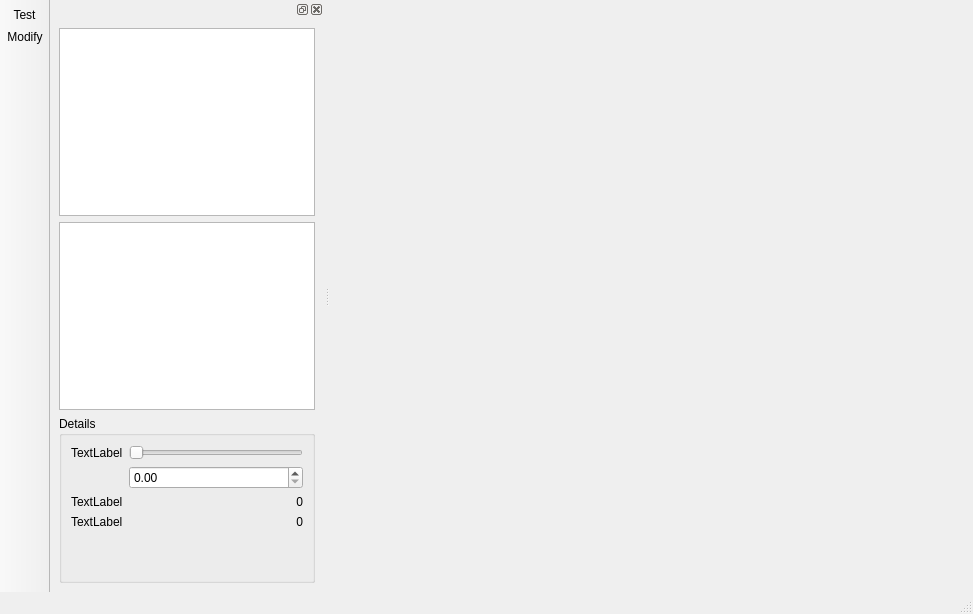
<?xml version="1.0" encoding="UTF-8"?>
<ui version="4.0">
 <class>MainWindow</class>
 <widget class="QMainWindow" name="MainWindow">
  <property name="geometry">
   <rect>
    <x>0</x>
    <y>0</y>
    <width>973</width>
    <height>614</height>
   </rect>
  </property>
  <property name="sizePolicy">
   <sizepolicy hsizetype="Expanding" vsizetype="Expanding">
    <horstretch>0</horstretch>
    <verstretch>0</verstretch>
   </sizepolicy>
  </property>
  <property name="windowTitle">
   <string>QWave - Data Visualizer</string>
  </property>
  <property name="windowIcon">
   <iconset resource="qwave.qrc">
    <normaloff>:/icons/icons/modified/GRAPHIC.svg</normaloff>:/icons/icons/modified/GRAPHIC.svg</iconset>
  </property>
  <property name="dockNestingEnabled">
   <bool>true</bool>
  </property>
  <widget class="QWidget" name="centralwidget">
   <property name="sizePolicy">
    <sizepolicy hsizetype="Expanding" vsizetype="Expanding">
     <horstretch>0</horstretch>
     <verstretch>0</verstretch>
    </sizepolicy>
   </property>
   <layout class="QVBoxLayout" name="verticalLayout_3">
    <item>
     <layout class="QVBoxLayout" name="mainLayout"/>
    </item>
   </layout>
  </widget>
  <widget class="QStatusBar" name="statusbar"/>
  <widget class="QToolBar" name="toolBar">
   <property name="maximumSize">
    <size>
     <width>50</width>
     <height>16777215</height>
    </size>
   </property>
   <property name="mouseTracking">
    <bool>true</bool>
   </property>
   <property name="contextMenuPolicy">
    <enum>Qt::ActionsContextMenu</enum>
   </property>
   <property name="windowTitle">
    <string>toolBar</string>
   </property>
   <property name="movable">
    <bool>false</bool>
   </property>
   <property name="iconSize">
    <size>
     <width>32</width>
     <height>32</height>
    </size>
   </property>
   <property name="toolButtonStyle">
    <enum>Qt::ToolButtonIconOnly</enum>
   </property>
   <property name="floatable">
    <bool>false</bool>
   </property>
   <attribute name="toolBarArea">
    <enum>LeftToolBarArea</enum>
   </attribute>
   <attribute name="toolBarBreak">
    <bool>false</bool>
   </attribute>
   <addaction name="actionTest"/>
   <addaction name="actionModify"/>
  </widget>
  <widget class="QDockWidget" name="dockWidget_4">
   <property name="sizePolicy">
    <sizepolicy hsizetype="Expanding" vsizetype="Expanding">
     <horstretch>0</horstretch>
     <verstretch>0</verstretch>
    </sizepolicy>
   </property>
   <property name="mouseTracking">
    <bool>true</bool>
   </property>
   <property name="focusPolicy">
    <enum>Qt::ClickFocus</enum>
   </property>
   <property name="allowedAreas">
    <set>Qt::LeftDockWidgetArea|Qt::RightDockWidgetArea</set>
   </property>
   <attribute name="dockWidgetArea">
    <number>1</number>
   </attribute>
   <widget class="QWidget" name="dockWidgetContents_4">
    <layout class="QVBoxLayout" name="verticalLayout">
     <item>
      <widget class="QColumnView" name="columnView_4">
       <property name="mouseTracking">
        <bool>true</bool>
       </property>
       <property name="focusPolicy">
        <enum>Qt::ClickFocus</enum>
       </property>
       <property name="contextMenuPolicy">
        <enum>Qt::ActionsContextMenu</enum>
       </property>
       <property name="frameShape">
        <enum>QFrame::StyledPanel</enum>
       </property>
       <property name="frameShadow">
        <enum>QFrame::Sunken</enum>
       </property>
       <property name="textElideMode">
        <enum>Qt::ElideLeft</enum>
       </property>
      </widget>
     </item>
     <item>
      <widget class="QTreeView" name="treeView">
       <property name="mouseTracking">
        <bool>true</bool>
       </property>
       <property name="focusPolicy">
        <enum>Qt::ClickFocus</enum>
       </property>
      </widget>
     </item>
     <item>
      <widget class="QGroupBox" name="groupBox">
       <property name="title">
        <string>Details</string>
       </property>
       <layout class="QFormLayout" name="formLayout">
        <item row="0" column="0">
         <widget class="QLabel" name="label">
          <property name="text">
           <string>TextLabel</string>
          </property>
         </widget>
        </item>
        <item row="3" column="0">
         <widget class="QLabel" name="label_2">
          <property name="text">
           <string>TextLabel</string>
          </property>
         </widget>
        </item>
        <item row="3" column="1">
         <widget class="QLabel" name="label_5">
          <property name="text">
           <string>0</string>
          </property>
          <property name="alignment">
           <set>Qt::AlignRight|Qt::AlignTrailing|Qt::AlignVCenter</set>
          </property>
         </widget>
        </item>
        <item row="4" column="1">
         <widget class="QLabel" name="label_4">
          <property name="text">
           <string>0</string>
          </property>
          <property name="alignment">
           <set>Qt::AlignRight|Qt::AlignTrailing|Qt::AlignVCenter</set>
          </property>
         </widget>
        </item>
        <item row="4" column="0">
         <widget class="QLabel" name="label_3">
          <property name="text">
           <string>TextLabel</string>
          </property>
         </widget>
        </item>
        <item row="5" column="0">
         <spacer name="verticalSpacer">
          <property name="orientation">
           <enum>Qt::Vertical</enum>
          </property>
          <property name="sizeHint" stdset="0">
           <size>
            <width>20</width>
            <height>40</height>
           </size>
          </property>
         </spacer>
        </item>
        <item row="1" column="1">
         <widget class="QDoubleSpinBox" name="doubleSpinBox"/>
        </item>
        <item row="0" column="1">
         <widget class="QSlider" name="horizontalSlider">
          <property name="orientation">
           <enum>Qt::Horizontal</enum>
          </property>
         </widget>
        </item>
       </layout>
      </widget>
     </item>
    </layout>
   </widget>
  </widget>
  <action name="actionTest">
   <property name="icon">
    <iconset resource="qwave.qrc">
     <normaloff>:/icons/icons/modified/UPLOAD.svg</normaloff>:/icons/icons/modified/UPLOAD.svg</iconset>
   </property>
   <property name="text">
    <string>Test</string>
   </property>
  </action>
  <action name="actionModify">
   <property name="icon">
    <iconset resource="qwave.qrc">
     <normaloff>:/icons/icons/modified/SETTINGS.svg</normaloff>:/icons/icons/modified/SETTINGS.svg</iconset>
   </property>
   <property name="text">
    <string>Modify</string>
   </property>
  </action>
 </widget>
 <resources>
  <include location="qwave.qrc"/>
 </resources>
 <connections/>
</ui>
